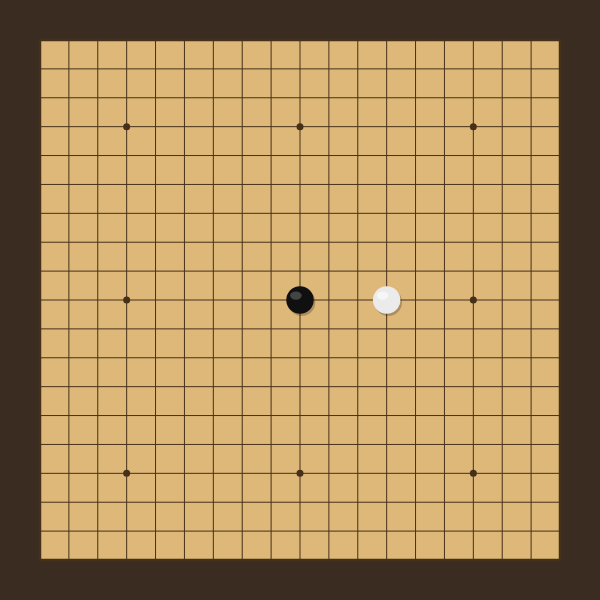
Frame 1 (no input)
Frame 60 (no input): identical to frame 1, image omitted
Frame 120 (the mouse pressed at the canvas centre since frame 60): identical to frame 1, image omitted

The p5.js sketch that drew this single still picture (run headless with seeded random() and noise() and a simulated clock; from frame 60 on, the mouse is pressed at the canvas centre):

// p5.js sketch
// ── sketch.js
let stones = [];

// 바둑판 설정
const GRID_COUNT = 19;   // 19줄 바둑판
const BOARD_MARGIN = 40; // 캔버스 가장자리와 판 사이 여백
let cellSize;            // 격자 한 칸 크기

// 클릭했을 때 미는 힘 (1 = 처음 세기)
const FLICK_POWER = 0.8;

function setup() {
  createCanvas(600, 600);

  cellSize = (Math.min(width, height) - BOARD_MARGIN * 2) / (GRID_COUNT - 1);

  // 돌이 움직일 수 있는 영역 = 바둑판
  const b = boardRect();
  const boardArea = {
    minX: b.x,
    maxX: b.x + b.size,
    minY: b.y,
    maxY: b.y + b.size
  };

  // 흑돌은 판 한가운데(천원), 백돌은 그 오른쪽
  const black = new Particle(cellSize * 0.95, boardArea, 16);
  const white = new Particle(cellSize * 0.95, boardArea, 235);
  white.pos.set(width / 2 + cellSize * 3, height / 2);

  stones.push(black, white);
}


function draw() {
  drawTable();
  drawBoard();

  // let gravity = createVector(0, 0.3);
  // ball.addForce(gravity);

  // if (mouseIsPressed) {
  //   let wind = createVector(0.1, 0);
  //   ball.addForce(wind);
  // }

  for (const stone of stones) {
    stone.update();
  }

  resolveCollisions();

  for (const stone of stones) {
    stone.show();
  }
}

// 바둑판이 놓인 탁자
function drawTable() {
  background(58, 44, 32);
}

// 판이 놓일 정사각형 영역
function boardRect() {
  const size = Math.min(width, height) - BOARD_MARGIN * 2;
  return {
    x: (width - size) / 2,
    y: (height - size) / 2,
    size: size,
    cell: size / (GRID_COUNT - 1)
  };
}

function drawBoard() {
  const b = boardRect();

  // 판(나무색)
  noStroke();
  fill(222, 184, 120);
  rect(b.x, b.y, b.size, b.size);

  // 격자
  stroke(70, 48, 26);
  strokeWeight(1);
  for (let i = 0; i < GRID_COUNT; i++) {
    const x = b.x + i * b.cell;
    const y = b.y + i * b.cell;
    line(b.x, y, b.x + b.size, y);
    line(x, b.y, x, b.y + b.size);
  }

  // 판 테두리
  noFill();
  strokeWeight(2.5);
  rect(b.x, b.y, b.size, b.size);

  // 화점 (3-3, 9-9 천원, 15-15 ...)
  noStroke();
  fill(70, 48, 26);
  const stars = [3, 9, 15];
  for (const cx of stars) {
    for (const cy of stars) {
      circle(b.x + cx * b.cell, b.y + cy * b.cell, 7);
    }
  }
  noStroke();
}

// 돌끼리 부딪히면 서로 튕겨나감
function resolveCollisions() {
  for (let i = 0; i < stones.length; i++) {
    for (let j = i + 1; j < stones.length; j++) {
      bounce(stones[i], stones[j]);
    }
  }
}

function bounce(a, b) {
  if (!a.alive || !b.alive) return;

  const d = p5.Vector.sub(b.pos, a.pos);
  const dist = d.mag();
  const minDist = (a.w + b.w) / 2;

  // 닿지 않았으면 그대로
  if (dist === 0 || dist >= minDist) return;

  const n = d.copy().normalize(); // a에서 b로 가는 방향

  // 겹친 만큼 서로 밀어냄
  const overlap = minDist - dist;
  a.pos.add(p5.Vector.mult(n, -overlap / 2));
  b.pos.add(p5.Vector.mult(n, overlap / 2));

  // 법선 방향 속도. 이미 서로 멀어지는 중이면 그대로 둠
  const va = a.vel.dot(n);
  const vb = b.vel.dot(n);
  const closing = va - vb;
  if (closing <= 0) return;

  // 두 돌의 질량이 같으므로 법선 방향 속도를 서로 주고받음
  const impulse = closing * 0.9;
  a.vel.sub(p5.Vector.mult(n, impulse));
  b.vel.add(p5.Vector.mult(n, impulse));
}

function mouseClicked() {
  const mPos = createVector(mouseX, mouseY);

  for (const stone of stones) {
    if (!stone.alive) continue;

    //let kaggi = stone.pos - mPos;
    const kaggi = p5.Vector.sub(stone.pos, mPos);

    if (kaggi.mag() < stone.w / 2) {
      stone.addForce(p5.Vector.mult(kaggi, FLICK_POWER));
    }
  }
}

// ── Particle.js
class Particle {
  constructor(size = 50, bounds = null, shade = 16) {
    this.pos = createVector(width / 2, height / 2);
    this.vel = createVector(0, 0);
    this.acc = createVector(0, 0);

    this.w = size;
    this.shade = shade;      // 돌의 밝기 (0 = 흑돌, 255 = 백돌)
    this.c = color(shade);

    // 돌이 놓인 판의 영역 (기본값은 캔버스 전체)
    this.bounds = bounds || {
      minX: 0,
      maxX: width,
      minY: 0,
      maxY: height
    };

    this.alive = true;       // 판 밖으로 나가면 false
    this.alpha = 1;          // 나가면서 서서히 사라지는 정도
  }

  addForce(aForce) {
    this.acc.add(aForce);
  }

  update() {
    if (!this.alive) return;

    this.vel.add(this.acc);

    // 너무 빨라져서 판을 한 번에 가로지르는 것을 방지
    const maxSpeed = 20;
    if (this.vel.mag() > maxSpeed) {
      this.vel.setMag(maxSpeed);
    }

    // 판과의 마찰로 서서히 멈춤
    this.vel.mult(0.96);
    if (this.vel.mag() < 0.05) {
      this.vel.set(0, 0);
    }

    this.pos.add(this.vel);

    this.acc.set(0, 0);
    this.checkOffBoard();
  }

  // 판 밖으로 나가면 서서히 사라지고, 다 사라지면 없어짐
  checkOffBoard() {
    const b = this.bounds;

    // 판 밖으로 나간 거리 (안에 있으면 0)
    const out = Math.max(
      b.minX - this.pos.x,
      this.pos.x - b.maxX,
      b.minY - this.pos.y,
      this.pos.y - b.maxY,
      0
    );

    if (out <= 0) {
      this.alpha = 1;
      return;
    }

    this.alpha = 1 - out / this.w;

    if (this.alpha <= 0) {
      this.alpha = 0;
      this.alive = false;
    }
  }

  show() {
    if (!this.alive) return;

    const r = this.w / 2;
    const a = 255 * this.alpha;

    // 판 위에 드리우는 그림자
    noStroke();
    fill(0, 0, 0, a * 0.22);
    circle(this.pos.x + r * 0.12, this.pos.y + r * 0.16, this.w);

    // 돌
    fill(red(this.c), green(this.c), blue(this.c), a);
    circle(this.pos.x, this.pos.y, this.w);

    // 광택 (흑돌은 흰 하이라이트, 백돌은 밝은 하이라이트)
    fill(255, 255, 255, this.shade < 128 ? a * 0.22 : a * 0.55);
    ellipse(this.pos.x - r * 0.3, this.pos.y - r * 0.32, r * 0.85, r * 0.6);
  }
}
